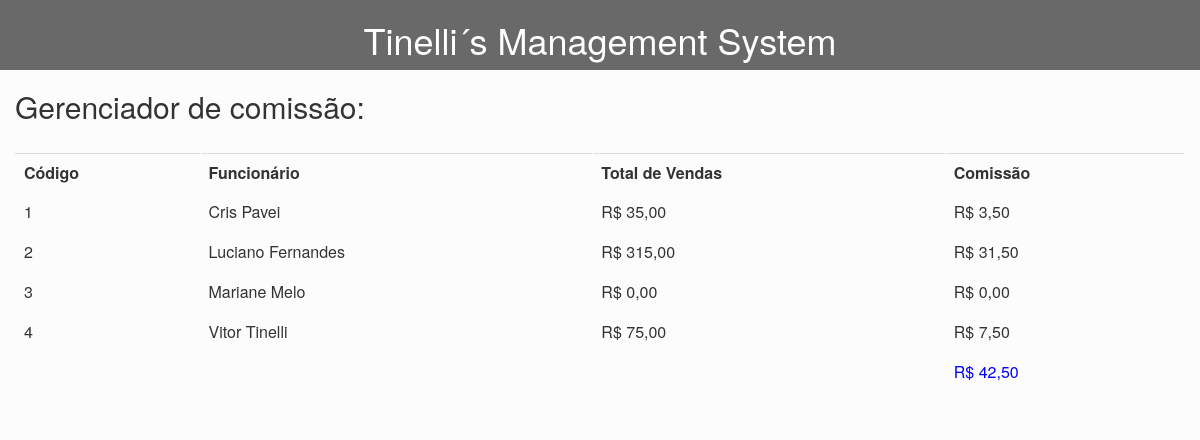
The app's page /industria/front/comissao.php with its own data.
### tables this page shows
CREATE TABLE IF NOT EXISTS `funcionarios` (
  `cod` int(5) NOT NULL AUTO_INCREMENT,
  `nome` varchar(50) NOT NULL,
  `login` varchar(50) NOT NULL,
  `senha` varchar(50) NOT NULL,
  PRIMARY KEY (`cod`)
);

### industria/front/comissao.php (the view, shortened to what this page needs)
<?php
$sql_funcionarios = "SELECT * FROM funcionarios";
$pesquisar_funcionarios = mysql_query($sql_funcionarios);
$totalComissao = 0;
function calcularComissao($totalVendas) {
    $comissao = $totalVendas * 0.1;
    return $comissao;
}
?>
<html>
<head>
    <link rel="stylesheet" href="https://maxcdn.bootstrapcdn.com/bootstrap/3.3.7/css/bootstrap.min.css">
    <link rel="stylesheet" href="css/styles.css">
</head>
<body>
    <header>
        <h1>Tinelli´s Management System</h1>
    </header>
    <div class="container">
        <div class="row">
            <h2>Gerenciador de comissão:</h2><br>
            <table border="1px" bordercolor="#FCFCFC" class="table ">
                <tr>
                    <td><b>Código</b></td>
                    <td><b>Funcionário</b></td>
                    <td><b>Total de Vendas</b></td>
                    <td><b>Comissão</b></td>
                </tr>
                <?php
                while ($funcionario = mysql_fetch_array($pesquisar_funcionarios)) {
                    $codfunc = $funcionario['cod'];
                    $consulta = "SELECT SUM(pedidos.preco * pedidos.quantidade) as totalVendas
                                FROM pedidos
                                WHERE pedidos.codfunc = $codfunc";
                    $resultado = mysql_query($consulta);
                    $dados = mysql_fetch_array($resultado);
                    $totalVendas = $dados['totalVendas'];
                    $comissao = calcularComissao($totalVendas);
                    $totalComissao += $comissao;
                ?>
                    <tr>
                        <td>
                            <?php echo $funcionario['cod']; ?>
                        </td>
                        <td>
                            <?php echo $funcionario['nome']; ?>
                        </td>
                        <td>
                            <?php echo 'R$ ' . number_format($totalVendas, 2, ',', '.'); ?>
                        </td>
                        <td>
                            <?php echo 'R$ ' . number_format($comissao, 2, ',', '.'); ?>
                        </td>
                    </tr>
                <?php
                }
                ?>
                <tr>
                    <td></td>
                    <td></td>
                    <td></td>
                    <td class='pedro'>
                        <?php echo 'R$ ' . number_format($totalComissao, 2, ',', '.'); ?>
                    </td>
                </tr>
            </table>
        </div>
    </div>
</body>
</html>

### industria/front/css/styles.css (style rules this page uses)
body { background-color: #FCFCFC; margin: 0; padding: 0; }
header { display: flex; background-color: dimgray; align-items: center; justify-content: center; width: 100%; }
header h1 { display: flex; background-color: dimgray; color: white; }

### industria/front/comissao.php (style rules this page uses)
.pedro { color: blue; }

### records on screen
funcionarios: cod "1", nome "Cris Pavei", totalVendas "35,00", comissao "3,50"
funcionarios: cod "2", nome "Luciano Fernandes", totalVendas "315,00", comissao "31,50"
funcionarios: cod "3", nome "Mariane Melo", comissao "0,00"
funcionarios: cod "4", nome "Vitor Tinelli", totalVendas "75,00", comissao "7,50"

### other values on screen
$totalComissao "42,50"
